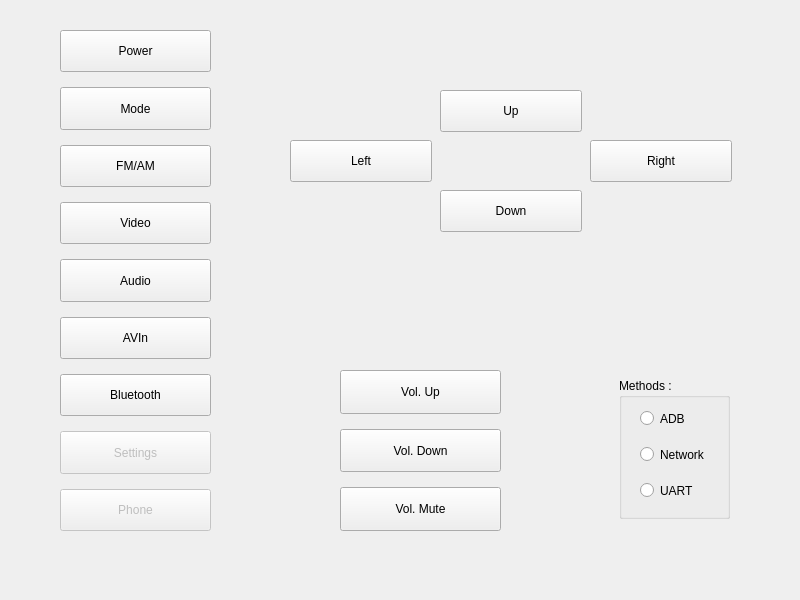
<?xml version="1.0" encoding="UTF-8"?>
<ui version="4.0">
 <class>TabButtons</class>
 <widget class="QWidget" name="TabButtons">
  <property name="geometry">
   <rect>
    <x>0</x>
    <y>0</y>
    <width>800</width>
    <height>600</height>
   </rect>
  </property>
  <property name="windowTitle">
   <string>Form</string>
  </property>
  <widget class="QPushButton" name="btnUp">
   <property name="geometry">
    <rect>
     <x>440</x>
     <y>90</y>
     <width>142</width>
     <height>42</height>
    </rect>
   </property>
   <property name="text">
    <string>Up</string>
   </property>
  </widget>
  <widget class="QPushButton" name="btnDown">
   <property name="geometry">
    <rect>
     <x>440</x>
     <y>190</y>
     <width>142</width>
     <height>42</height>
    </rect>
   </property>
   <property name="text">
    <string>Down</string>
   </property>
  </widget>
  <widget class="QPushButton" name="btnLeft">
   <property name="geometry">
    <rect>
     <x>290</x>
     <y>140</y>
     <width>142</width>
     <height>42</height>
    </rect>
   </property>
   <property name="text">
    <string>Left</string>
   </property>
  </widget>
  <widget class="QPushButton" name="btnRight">
   <property name="geometry">
    <rect>
     <x>590</x>
     <y>140</y>
     <width>142</width>
     <height>42</height>
    </rect>
   </property>
   <property name="text">
    <string>Right</string>
   </property>
  </widget>
  <widget class="QRadioButton" name="radioADB">
   <property name="geometry">
    <rect>
     <x>640</x>
     <y>408</y>
     <width>51</width>
     <height>21</height>
    </rect>
   </property>
   <property name="text">
    <string>ADB</string>
   </property>
  </widget>
  <widget class="QRadioButton" name="radioNetwork">
   <property name="geometry">
    <rect>
     <x>640</x>
     <y>444</y>
     <width>76</width>
     <height>21</height>
    </rect>
   </property>
   <property name="text">
    <string>Network</string>
   </property>
  </widget>
  <widget class="QRadioButton" name="radioUART">
   <property name="geometry">
    <rect>
     <x>640</x>
     <y>480</y>
     <width>59</width>
     <height>21</height>
    </rect>
   </property>
   <property name="text">
    <string>UART</string>
   </property>
  </widget>
  <widget class="QGroupBox" name="groupMethod">
   <property name="geometry">
    <rect>
     <x>619</x>
     <y>378</y>
     <width>111</width>
     <height>141</height>
    </rect>
   </property>
   <property name="title">
    <string>Methods :</string>
   </property>
  </widget>
  <widget class="QWidget" name="verticalLayoutWidget">
   <property name="geometry">
    <rect>
     <x>60</x>
     <y>30</y>
     <width>151</width>
     <height>501</height>
    </rect>
   </property>
   <layout class="QVBoxLayout" name="verticalLayout">
    <property name="spacing">
     <number>15</number>
    </property>
    <item>
     <widget class="QPushButton" name="btnPower">
      <property name="sizePolicy">
       <sizepolicy hsizetype="Minimum" vsizetype="Expanding">
        <horstretch>0</horstretch>
        <verstretch>0</verstretch>
       </sizepolicy>
      </property>
      <property name="text">
       <string>Power</string>
      </property>
     </widget>
    </item>
    <item>
     <widget class="QPushButton" name="btnMode">
      <property name="sizePolicy">
       <sizepolicy hsizetype="Minimum" vsizetype="Expanding">
        <horstretch>0</horstretch>
        <verstretch>0</verstretch>
       </sizepolicy>
      </property>
      <property name="text">
       <string>Mode</string>
      </property>
     </widget>
    </item>
    <item>
     <widget class="QPushButton" name="btnRadio">
      <property name="sizePolicy">
       <sizepolicy hsizetype="Minimum" vsizetype="Expanding">
        <horstretch>0</horstretch>
        <verstretch>0</verstretch>
       </sizepolicy>
      </property>
      <property name="text">
       <string>FM/AM</string>
      </property>
     </widget>
    </item>
    <item>
     <widget class="QPushButton" name="btnVideo">
      <property name="sizePolicy">
       <sizepolicy hsizetype="Minimum" vsizetype="Expanding">
        <horstretch>0</horstretch>
        <verstretch>0</verstretch>
       </sizepolicy>
      </property>
      <property name="text">
       <string>Video</string>
      </property>
     </widget>
    </item>
    <item>
     <widget class="QPushButton" name="btnAudio">
      <property name="sizePolicy">
       <sizepolicy hsizetype="Minimum" vsizetype="Expanding">
        <horstretch>0</horstretch>
        <verstretch>0</verstretch>
       </sizepolicy>
      </property>
      <property name="text">
       <string>Audio</string>
      </property>
     </widget>
    </item>
    <item>
     <widget class="QPushButton" name="btnAVIn">
      <property name="sizePolicy">
       <sizepolicy hsizetype="Minimum" vsizetype="Expanding">
        <horstretch>0</horstretch>
        <verstretch>0</verstretch>
       </sizepolicy>
      </property>
      <property name="text">
       <string>AVIn</string>
      </property>
     </widget>
    </item>
    <item>
     <widget class="QPushButton" name="btnBluetooth">
      <property name="sizePolicy">
       <sizepolicy hsizetype="Minimum" vsizetype="Expanding">
        <horstretch>0</horstretch>
        <verstretch>0</verstretch>
       </sizepolicy>
      </property>
      <property name="text">
       <string>Bluetooth</string>
      </property>
     </widget>
    </item>
    <item>
     <widget class="QPushButton" name="btnSettings">
      <property name="enabled">
       <bool>false</bool>
      </property>
      <property name="sizePolicy">
       <sizepolicy hsizetype="Minimum" vsizetype="Expanding">
        <horstretch>0</horstretch>
        <verstretch>0</verstretch>
       </sizepolicy>
      </property>
      <property name="text">
       <string>Settings</string>
      </property>
     </widget>
    </item>
    <item>
     <widget class="QPushButton" name="btnPhone">
      <property name="enabled">
       <bool>false</bool>
      </property>
      <property name="sizePolicy">
       <sizepolicy hsizetype="Minimum" vsizetype="Expanding">
        <horstretch>0</horstretch>
        <verstretch>0</verstretch>
       </sizepolicy>
      </property>
      <property name="text">
       <string>Phone</string>
      </property>
     </widget>
    </item>
   </layout>
  </widget>
  <widget class="QWidget" name="verticalLayoutWidget_2">
   <property name="geometry">
    <rect>
     <x>340</x>
     <y>370</y>
     <width>161</width>
     <height>161</height>
    </rect>
   </property>
   <layout class="QVBoxLayout" name="verticalLayout_2">
    <property name="spacing">
     <number>15</number>
    </property>
    <item>
     <widget class="QPushButton" name="btnVolUp">
      <property name="sizePolicy">
       <sizepolicy hsizetype="Minimum" vsizetype="Expanding">
        <horstretch>0</horstretch>
        <verstretch>0</verstretch>
       </sizepolicy>
      </property>
      <property name="text">
       <string>Vol. Up</string>
      </property>
     </widget>
    </item>
    <item>
     <widget class="QPushButton" name="btnVolDown">
      <property name="sizePolicy">
       <sizepolicy hsizetype="Minimum" vsizetype="Expanding">
        <horstretch>0</horstretch>
        <verstretch>0</verstretch>
       </sizepolicy>
      </property>
      <property name="text">
       <string>Vol. Down</string>
      </property>
     </widget>
    </item>
    <item>
     <widget class="QPushButton" name="btnVolMute">
      <property name="sizePolicy">
       <sizepolicy hsizetype="Minimum" vsizetype="Expanding">
        <horstretch>0</horstretch>
        <verstretch>0</verstretch>
       </sizepolicy>
      </property>
      <property name="text">
       <string>Vol. Mute</string>
      </property>
     </widget>
    </item>
   </layout>
  </widget>
  <zorder>groupMethod</zorder>
  <zorder>btnUp</zorder>
  <zorder>btnDown</zorder>
  <zorder>btnLeft</zorder>
  <zorder>btnRight</zorder>
  <zorder>radioADB</zorder>
  <zorder>radioNetwork</zorder>
  <zorder>radioUART</zorder>
  <zorder>verticalLayoutWidget</zorder>
  <zorder>verticalLayoutWidget_2</zorder>
 </widget>
 <tabstops>
  <tabstop>btnSettings</tabstop>
  <tabstop>btnVolUp</tabstop>
  <tabstop>btnVolDown</tabstop>
  <tabstop>btnVolMute</tabstop>
  <tabstop>btnUp</tabstop>
  <tabstop>btnDown</tabstop>
  <tabstop>btnLeft</tabstop>
  <tabstop>btnRight</tabstop>
 </tabstops>
 <resources/>
 <connections/>
</ui>
